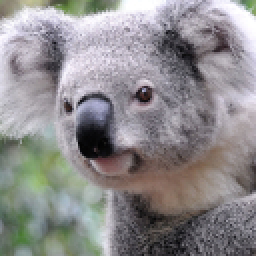
#> input picture numerical-analysis/13_image_compression/koala.jpg, 128 x 128 px (shown 2 times larger)
$ python image_compression_DCT.py   (older library calls are emulated)
#> lines starting #> are read from the running program, lines starting #| are printed output that depends on the picture
#! /usr/bin/env python
"""
Image compression with the discrete cosine transform.

Leon Hostetler, Apr. 14, 2017

USAGE: python image_compression_DCT.py

"""
from __future__ import division, print_function
import matplotlib.pyplot as plt
from scipy import ndimage
from scipy import misc
import numpy as np


def DCT(block, N=8):
    """Perform the DCT on an 8 x 8 square block and return the result."""

    if block.shape != (N, N):
        raise ValueError("Input block to DCT is wrong size!")

    blockDCT = np.zeros([N, N])

    piN = np.pi/N
    a1 = np.sqrt(1/N)
    a2 = np.sqrt(2/N)

    for p in range(N):
        for q in range(N):

            if p == 0:
                alphap = a1
            else:
                alphap = a2
            if q == 0:
                alphaq = a1
            else:
                alphaq = a2

            alphas = alphap*alphaq

            pN, qN = p*piN, q*piN
            for m in range(N):
                for n in range(N):
                    cosines = np.cos(pN*(m + 0.5))*np.cos(qN*(n + 0.5))
                    blockDCT[p, q] += alphas*block[m, n]*cosines

    return blockDCT


def inv_DCT(block, K, N=8):
    """Perform the inverse DCT on an 8 x 8 square block and return the result."""

    if block.shape != (N, N):
        raise ValueError("Input block to inv_DCT is wrong size!")

    invBlockDCT = np.zeros([N, N])
    b = np.sqrt(1/2)

    for p in range(N):
        for q in range(N):
            ppi = np.pi*(p+0.5)/N
            qpi = np.pi*(q+0.5)/N
            for m in range(K):
                cosm = np.cos(m * ppi)
                for n in range(K):
                    if m == 0:
                        betam = b
                    else:
                        betam = 1
                    if n == 0:
                        betan = b
                    else:
                        betan = 1
                    invBlockDCT[p, q] += betam*betan*block[m, n]*cosm*np.cos(n*qpi)
            invBlockDCT[p, q] *= 2/N

    invBlockDCT = invBlockDCT.astype('uint8')

    return invBlockDCT


# Create an array in which each element is an 8x8x1 block that has had
# the DCT applied to it

#####################################################################
# Import and check image
#####################################################################

# Size of the DCT blocks
N = 8

# Import the image as an array
pic = ndimage.imread('koala.jpg', mode='RGB')
#> pic is the input picture: shape (128, 128, 3); mean R, G, B 141.8, 139.4, 140.9

# NOTE: If image dimensions are not divisible by N, the image is cropped
# in this process.

#####################################################################
# Chop image into N x N blocks
#####################################################################

# Create a list to store the blocks after the DCT has been applied
# Blocks are stored in the list in the following order. First element
# of list is the DCT of the 8x8x1 block in the top-left corner of the
# image. The next elements are the remaining blocks in the top row of the
# first (i.e. third index = 0) slice of the image. After that, the remaining
# rows of blocks in the first slice from top to bottom. After the first
# slice is completed, the process is repeated with the remaining two slices.

# Dimensions of imported picture
rows = int(pic.shape[0])    # Number of rows in pixels
#> rows = 128
cols = int(pic.shape[1])    # Number of columns in pixels
#> cols = 128
depth = int(pic.shape[2])   # Number of layers in pixels (3 for RGB images)
#> depth = 3

bR = int(cols/N)            # Width of image in terms of NxN blocks
#> bR = 16
rS = int(rows/N)            # Height of image in terms of NxN blocks
#> rS = 16

pic_blocks = []             # List of N x N blocks
for layer in range(depth):
    for row in range(rS):
        for col in range(bR):
            currentBlock = pic[row*N:row*N+N, col*N:col*N+N, layer]
            pic_blocks.append(currentBlock)
#> after the loop, pic_blocks = 768 items

#####################################################################
# Take DCT of each image block
#####################################################################

pic_blocks_DCT = []
for block in pic_blocks:
    pic_blocks_DCT.append(DCT(block))
#> after the loop, pic_blocks_DCT = 768 items

#####################################################################
# Take inverse DCT of each block (i.e. compress the image)
#####################################################################

# Take the inverse DCT of all the blocks in pic_DCT
# Set second parameter in inv_DCT() to < N to compress the image
# Set parameter = N for no compression
pic_blocks_iDCT = []
for block in pic_blocks_DCT:
    pic_blocks_iDCT.append(inv_DCT(block, 2))
#> after the loop, pic_blocks_iDCT = 768 items

#####################################################################
# Reconstruct the image from the blocks in pic_blocks_iDCT
#####################################################################

layers = []
for k in range(depth):

    rowsInLayer = []
    for i in range(k*rS, (k+1)*rS):
        rowsInLayer.append(np.hstack(pic_blocks_iDCT[i * bR:(i + 1) * bR]))

    layers.append(np.vstack(rowsInLayer))
#> after the loop, layers = 3 items

# Stack the 3 layers together
compressed_pic = np.dstack(layers)
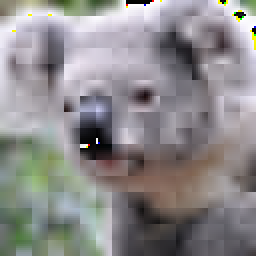
#> compressed_pic: shape (128, 128, 3) (shown 2 times larger); mean of channels 0, 1, 2 140.7, 138.3, 139.2; drawn as R, G, B

#####################################################################
# Save and display the results
#####################################################################

misc.imsave('compressed.png', compressed_pic)

plt.figure(1)
plt.subplot(121)
plt.title("Original Image")
plt.axis('off')
plt.imshow(pic)

plt.subplot(122)
plt.imshow(compressed_pic)
plt.title("Compressed Image")
plt.axis('off')
plt.show()
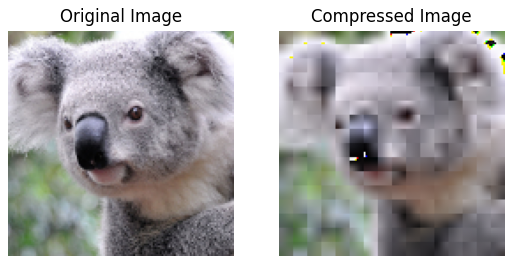
#> figure drawn by matplotlib, 2 panels
